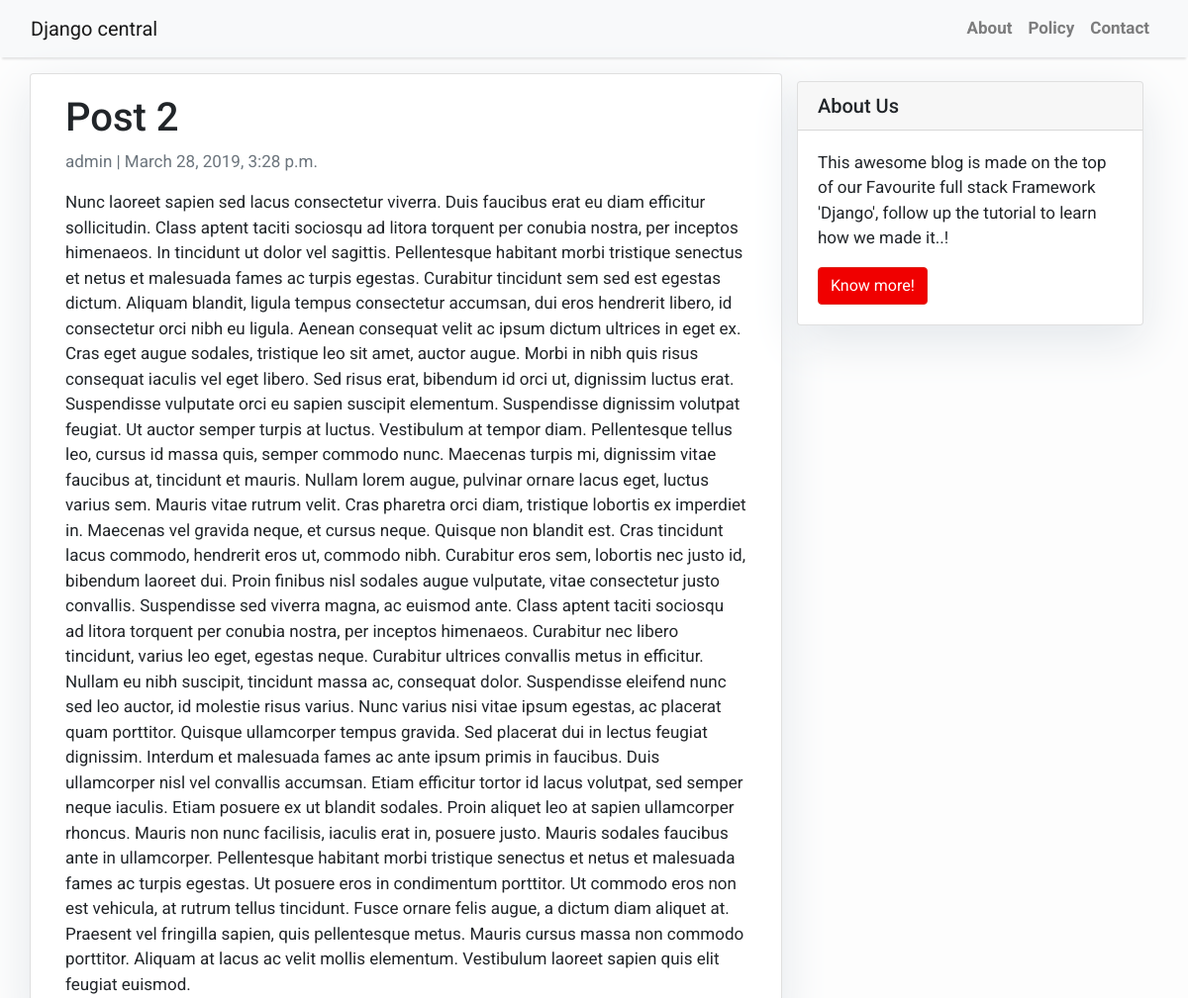
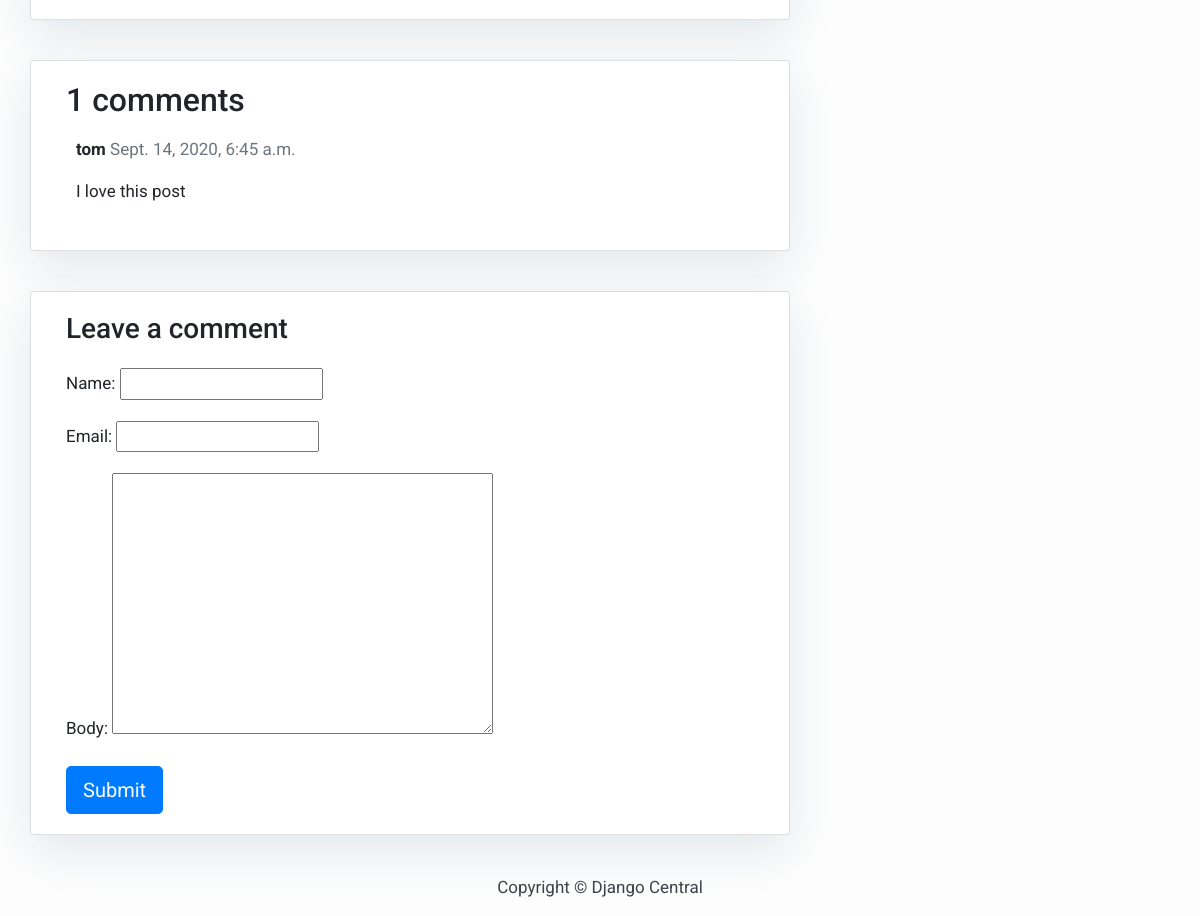
The page /post-2/ on the database its author committed (2 pictures, top to bottom).
### blog/models.py (models this page shows, shortened)
class Post(models.Model):
    title = models.CharField(max_length=200, unique=True)
    slug = models.SlugField(max_length=200, unique=True)
    author = models.ForeignKey(User, on_delete= models.CASCADE,related_name='blog_posts')
    updated_on = models.DateTimeField(auto_now= True)
    content = models.TextField()
    created_on = models.DateTimeField(auto_now_add=True)
    status = models.IntegerField(choices=STATUS, default=0)
    class Meta:
        ordering = ['-created_on']

class Comment(models.Model):
    post = models.ForeignKey(Post, on_delete=models.CASCADE, related_name='comments')
    name = models.CharField(max_length=80)
    email = models.EmailField()
    body = models.TextField()
    created_on = models.DateTimeField(auto_now_add=True)
    active = models.BooleanField(default=False)
    class Meta:
        ordering = ['created_on']

### blog/views.py (the view)
# urls.py: path('<slug:slug>/', views.post_detail, name='post_detail')
def post_detail(request, slug):
    template_name = 'post_detail.html'
    post = get_object_or_404(Post, slug=slug)
    comments = post.comments.filter(active=True)
    new_comment = None
    if request.method == 'POST':
        comment_form = CommentForm(data=request.POST)
        if comment_form.is_valid():
            new_comment = comment_form.save(commit=False)
            new_comment.post = post
            new_comment.save()
    else:
        comment_form = CommentForm()
    return render(request, template_name, {'post': post,
                                           'comments': comments,
                                           'new_comment': new_comment,
                                           'comment_form': comment_form})

### blog/forms.py
class CommentForm(forms.ModelForm):
    class Meta:
        model = Comment
        fields = ('name', 'email', 'body')

### templates/post_detail.html (shortened to what this page needs)
{% extends 'base.html' %} {% block content %}
{% load crispy_forms_tags %}
<div class="container">
  <div class="row">
    <div class="col-md-8 card mb-4  mt-3 left  top">
      <div class="card-body">
        <h1>{% block title %} {{ post.title }} {% endblock title %}</h1>
        <p class="text-muted">{{ post.author }} | {{ post.created_on }}</p>
        <p class="card-text ">{{ post.content | safe }}</p>
      </div>
    </div>
    {% block sidebar %} {% include 'sidebar.html' %} {% endblock sidebar %}
    <div class="col-md-8 card mb-4  mt-3 ">
      <div class="card-body">
        <h2>{{ comments.count }} comments</h2>
        {% for comment in comments %}
        <div class="comments" style="padding: 10px;">
          <p class="font-weight-bold">
            {{ comment.name }}
            <span class=" text-muted font-weight-normal">
              {{ comment.created_on }}
            </span>
          </p>
          {{ comment.body | linebreaks }}
        </div>
        {% endfor %}
      </div>
    </div>
    <div class="col-md-8 card mb-4  mt-3 ">
      <div class="card-body">
        {% if new_comment %}
        <div class="alert alert-success" role="alert">
          Your comment is awaiting moderation
        </div>
        {% else %}
        <h3>Leave a comment</h3>
        <form method="post" style="margin-top: 1.3em;">
          {{ comment_form.as_p }}
          <button type="submit" class="btn btn-primary  btn-lg">Submit</button>
        </form>
        {% endif %}
      </div>
    </div>
  </div>
</div>
{% endblock content %}

### templates/base.html (style rules this page uses)
body { font-family: "Roboto", sans-serif; font-size: 17px; background-color: #fdfdfd; }

### templates/sidebar.html (style rules this page uses)
.card { box-shadow: 0 16px 48px #E3E7EB; }

### rows shown on the page
Post: title "Post 2", author "admin", created_on "March 28, 2019, 3:28 p.m.", content "Nunc laoreet sapien sed lacus consectetur viverra. Duis faucibus erat eu diam efficitur sollicitudin. Class aptent taciti sociosqu ad litora torquent per conubia nostra, per inceptos himenaeos. In tincidunt ut dolor vel sagittis. Pellentesque habitant morbi tristique senectus et netus et malesuada fames ac turpis egestas. Curabitur tincidunt sem sed est egestas dictum. Aliquam blandit, ligula tempus consectetur accumsan, dui eros hendrerit libero, id consectetur orci nibh eu ligula. Aenean consequat velit ac ipsum dictum ultrices in eget ex. Cras eget augue sodales, tristique leo sit amet, auctor augue. Morbi in nibh quis risus consequat iaculis vel eget libero. Sed risus erat, bibendum id…"
Comment: name "tom", created_on "Sept. 14, 2020, 6:45 a.m.", body "I love this post"

### other values the page prints
{{ comments.count }} "1"
